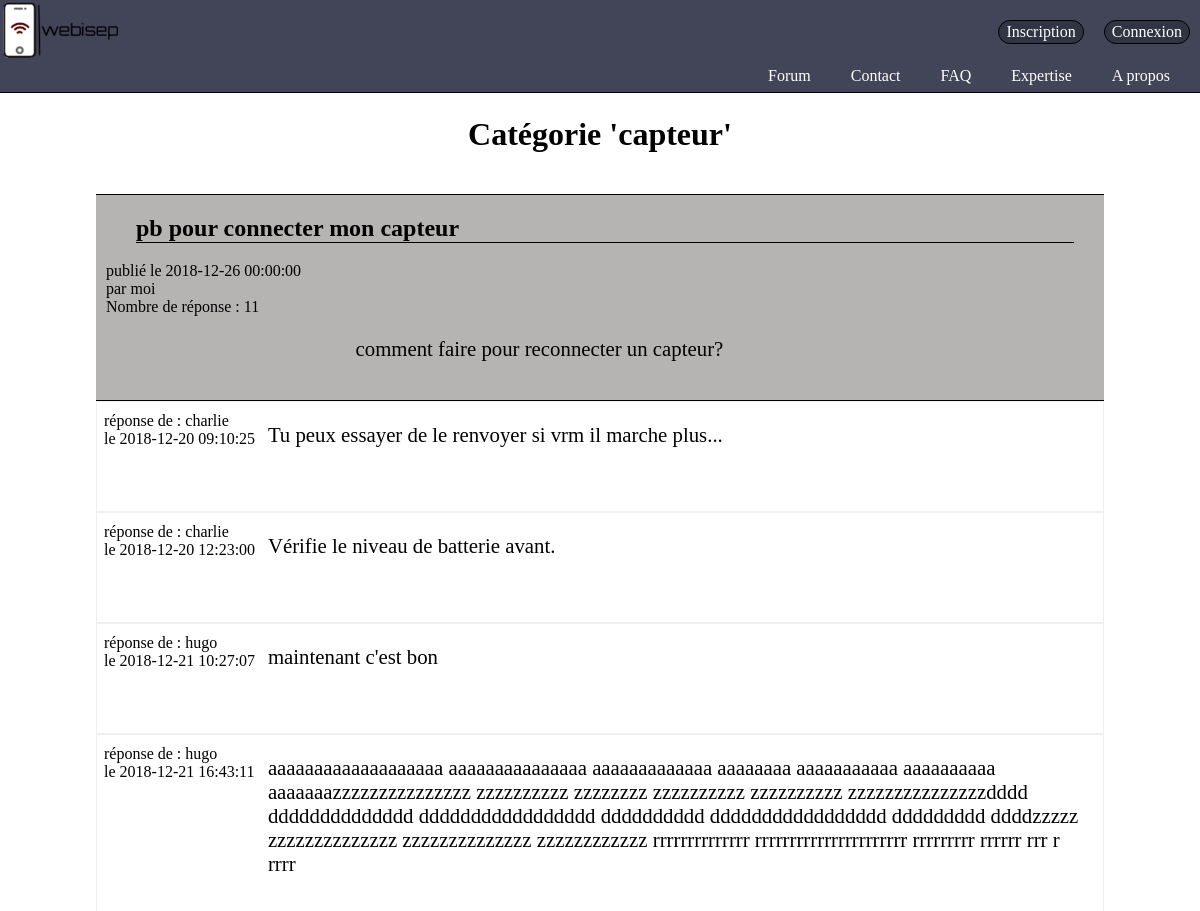
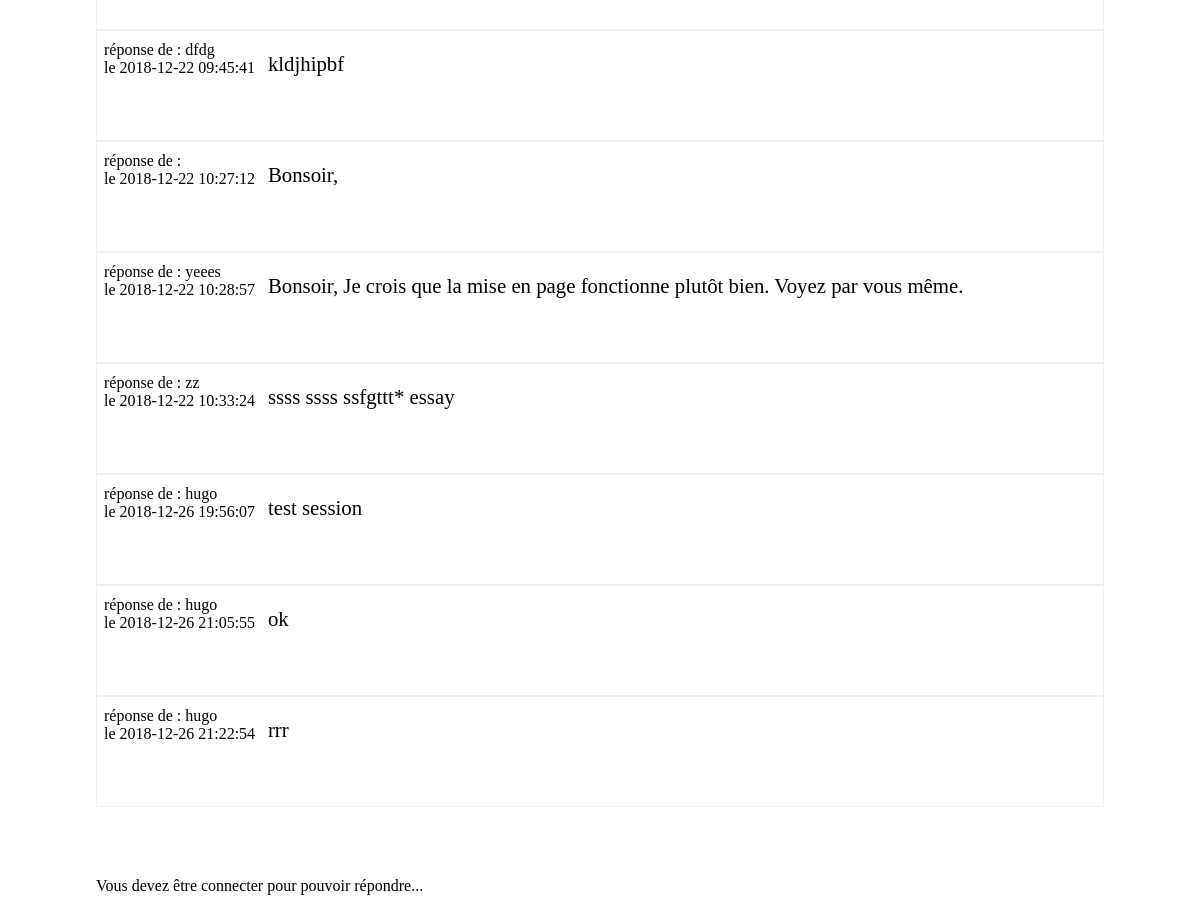
The page /index.php?action=topic&var=capteur&numtopic=1 on the database as committed earlier (2 pictures, top to bottom).
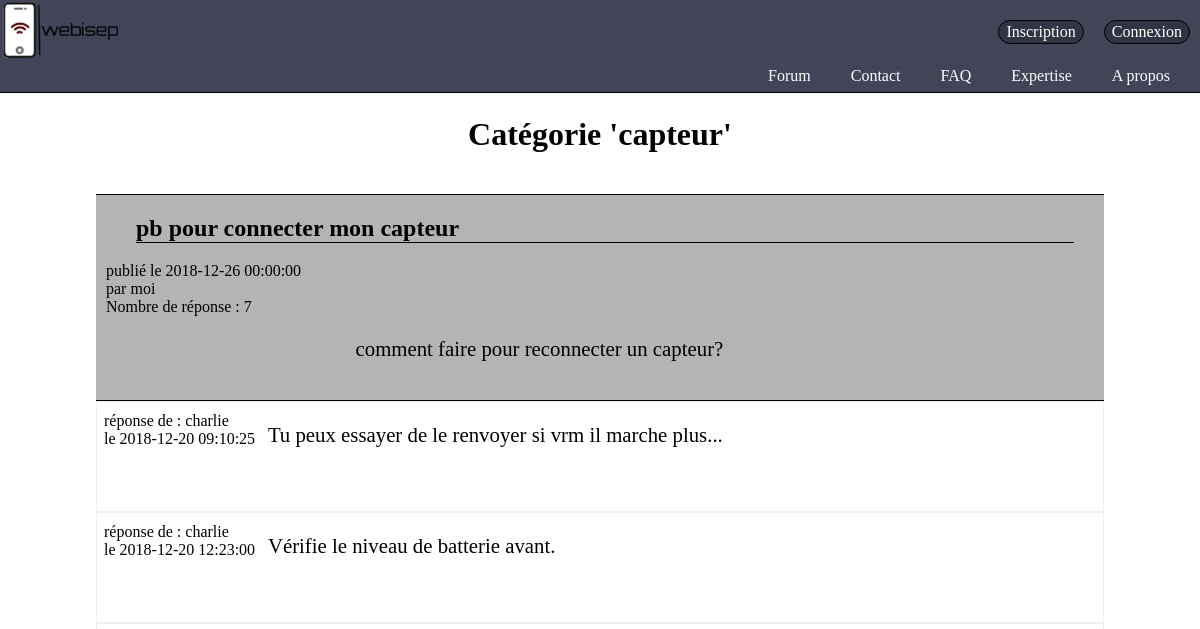
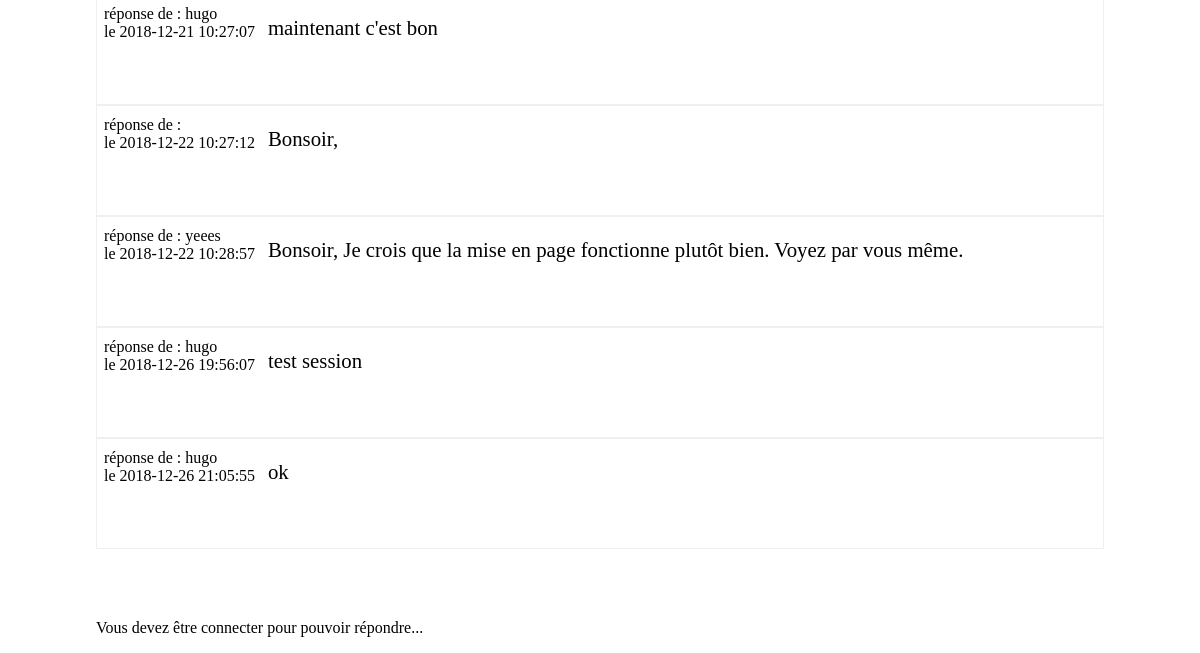
The same page on the database as committed later (2 pictures, top to bottom).
### tables this page shows
CREATE TABLE IF NOT EXISTS `topic` (
  `id_topic` int(11) NOT NULL AUTO_INCREMENT,
  `titre` text NOT NULL,
  `date_topic` datetime NOT NULL,
  `author` text NOT NULL,
  `nbrMessage` int(11) DEFAULT NULL,
  `pseudo_dernier` text,
  `id_categorie` int(11) NOT NULL,
  `Question` text NOT NULL,
  PRIMARY KEY (`id_topic`)
);

CREATE TABLE IF NOT EXISTS `message` (
  `id` int(11) NOT NULL AUTO_INCREMENT,
  `date_message` datetime DEFAULT NULL,
  `reponse` text NOT NULL,
  `pseudo` text NOT NULL,
  `id_topic` int(11) DEFAULT NULL,
  PRIMARY KEY (`id`)
);

### controllers/controller.php (called while the page is built, shortened)
<?php
include "models/model.php";
function topic(){
  $selection =$_GET['var'];
  $numtopic=$_GET['numtopic'];
  $request=affichQuestion($selection,$numtopic);
  $reqReponse=affichReponse($numtopic);
  include"views/topic.php";
}
?>

### models/model.php (called while the page is built, shortened)
<?php
function nbrMessage($num){
	$bdd=bdd();
	$reqNbmessage=$bdd ->prepare("SELECT COUNT(reponse) FROM message WHERE id_topic=?");
	$reqNbmessage->execute(array($num));
	$nbmessage=$reqNbmessage ->fetch();
	return $nbmessage;
}
function affichQuestion($selection,$numtopic){
	$bdd=bdd();
	$request=$bdd-> query("SELECT* FROM topic JOIN categorie ON topic.id_categorie=categorie.id WHERE categorie.nom='$selection' AND topic.id_topic='$numtopic'");
	return $request;
}
function affichReponse($numtopic){
	$bdd=bdd();
	$reqReponse=$bdd -> prepare("SELECT * FROM message JOIN topic ON message.id_topic=topic.id_topic WHERE topic.id_topic='$numtopic' ORDER BY message.date_message");
	$reqReponse->execute(array());
	return $reqReponse;
}
?>

### views/topic.php (the view, shortened to what this page needs)
<?php include("General.php");
?>
<html>
<head>
	<link rel="stylesheet" href="design/topic.css" />
</head>
<body>
	<div class="enemble">
	<h1>Catégorie '<?php echo $_GET['var']?>'</h1><br>
	<div class="probleme">
<?php
$nbmessage=nbrMessage($numtopic);
while ($liste=$request->fetch()) {?>
	<div class="topic">
		<h2><a><?php echo $liste['titre'] ?></a></h2>
		<a>publié le <?php echo $liste['date_topic'] ?></a><br>
		<a class="info">par <span><?php echo $liste['author'] ?></span></a><br>
		<a>Nombre de réponse : <?php echo $nbmessage[0] ?></a>
		<br>
		<p class="question"><?php
		echo $liste['Question'] ?></p><br>
	</div>
</div>
	<div class="totalmessage">
		<?php
		while ($listeMessage= $reqReponse -> fetch()) {?>
			<div class="message">
				<div class="gauche">
					<a>réponse de : <?php echo $listeMessage['pseudo'] ?><br> le <?php echo $listeMessage['date_message'] ?></a><br>
				</div>
				<div class="droite">
					<a><?php echo $listeMessage['reponse'] ?><br><br></a>
				</div>
			</div>
		<?php }?>
	</div><br><br>
<?php
}
if(empty($_SESSION['id']))
{ ?>
	<br><p>Vous devez être connecter pour pouvoir répondre...</p>
<?php } ?>
</body>
</html>

Rows that differ between the two databases and show on the page:
removed message: pseudo "hugo", date_message "2018-12-21 16:43:11", reponse "aaaaaaaaaaaaaaaaaaa aaaaaaaaaaaaaaa aaaaaaaaaaaaa aaaaaaaa aaaaaaaaaaa aaaaaaaaaa aaaaaaazzzzzzzzzzzzzzz zzzzzzzzzz zzzzzzzz zzzzzzzzzz zzzzzzzzzz zzzzzzzzzzzzzzzdddd dddddddddddddd ddddddddddddddddd dddddddddd ddddddddddddddddd ddddddddd ddddzzzzz zzzzzzzzzzzzzz zzzzzzzzzzzzzz zzzzzzzzzzzz rrrrrrrrrrrrrr rrrrrrrrrrrrrrrrrrrrrr rrrrrrrrr rrrrrr rrr r rrrr"
removed message: pseudo "dfdg", date_message "2018-12-22 09:45:41", reponse "kldjhipbf"
removed message: pseudo "zz", date_message "2018-12-22 10:33:24", reponse "ssss ssss ssfgttt* essay"
removed message: pseudo "hugo", date_message "2018-12-26 21:22:54", reponse "rrr"
computed for topic "pb pour connecter mon capteur": nbmessage "11" → "7"
